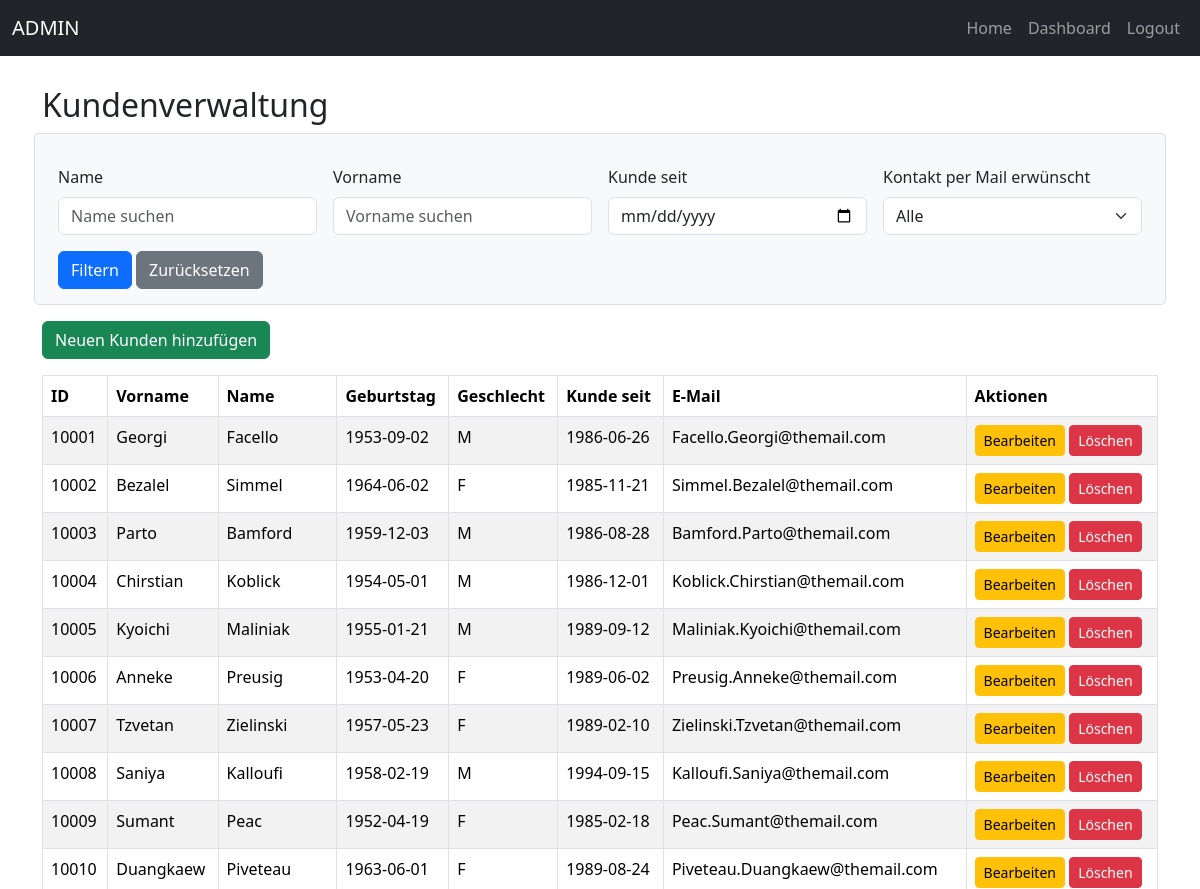
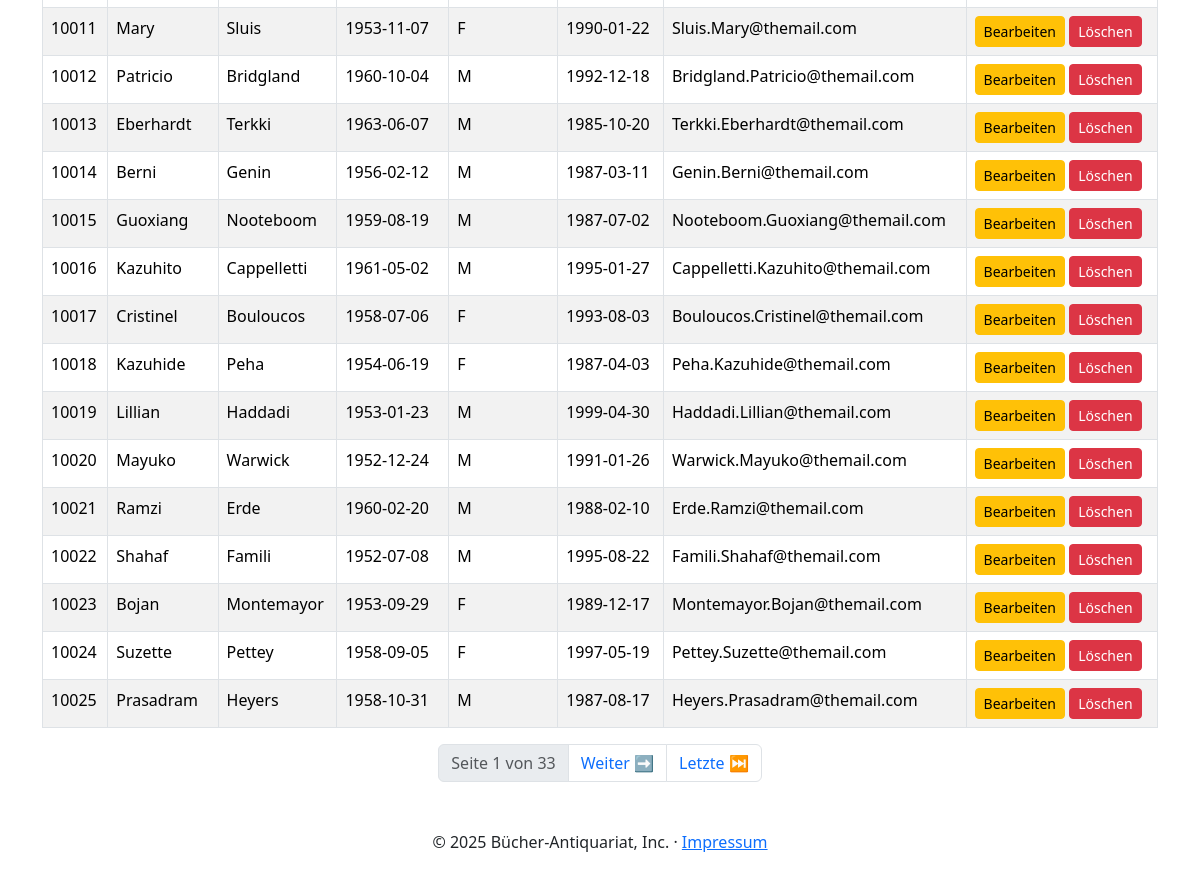
The app's page /admintools/clients.php (signed in) with its own data (2 pictures, top to bottom).
### tables this page shows
CREATE TABLE `kunden` (
  `kid` int NOT NULL,
  `geburtstag` date NOT NULL,
  `vorname` varchar(50) NOT NULL,
  `name` varchar(50) NOT NULL,
  `geschlecht` enum('M','F') NOT NULL,
  `kunde_seit` date NOT NULL,
  `email` varchar(150) NOT NULL,
  `kontaktpermail` tinyint(1) NOT NULL
);

### admintools/clients.php (the view, shortened to what this page needs)
<?php
require '../db.php';
$search_name = isset($_GET['search_name']) ? $con->real_escape_string($_GET['search_name']) : '';
$search_vorname = isset($_GET['search_vorname']) ? $con->real_escape_string($_GET['search_vorname']) : '';
$search_kunde_seit = isset($_GET['search_kunde_seit']) ? $con->real_escape_string($_GET['search_kunde_seit']) : '';
$filter_email = isset($_GET['filter_email']) ? $con->real_escape_string($_GET['filter_email']) : '';
$limit = 25;
$page = isset($_GET['page']) && is_numeric($_GET['page']) ? (int)$_GET['page'] : 1;
$offset = ($page - 1) * $limit;
$total_query = "SELECT COUNT(*) AS total FROM kunden WHERE
    (name LIKE '%$search_name%' OR '$search_name' = '') AND
    (vorname LIKE '%$search_vorname%' OR '$search_vorname' = '') AND
    (kunde_seit LIKE '%$search_kunde_seit%' OR '$search_kunde_seit' = '') AND
    (kontaktpermail = '$filter_email' OR '$filter_email' = '')";
$total_result = $con->query($total_query);
$total_rows = $total_result->fetch_assoc()['total'];
$total_pages = ceil($total_rows / $limit);
$query = "SELECT * FROM kunden WHERE
    (name LIKE '%$search_name%' OR '$search_name' = '') AND
    (vorname LIKE '%$search_vorname%' OR '$search_vorname' = '') AND
    (kunde_seit LIKE '%$search_kunde_seit%' OR '$search_kunde_seit' = '') AND
    (kontaktpermail = '$filter_email' OR '$filter_email' = '')
    LIMIT $limit OFFSET $offset";
$result = $con->query($query);
?>
<!doctype html>
<html lang="en">
<head>
    <link href="https://cdn.jsdelivr.net/npm/bootstrap@5.3.3/dist/css/bootstrap.min.css" rel="stylesheet">
    <link rel="stylesheet" href="style.css">
</head>
<body>
<header>
<nav class="navbar navbar-expand-md navbar-dark bg-dark" style="position: fixed; width: 100%; z-index: 1000; top: 0">
        <div class="container-fluid">
            <a class="navbar-brand" href="dashboard.php">ADMIN</a>
            <div class="collapse navbar-collapse" id="navbarCollapse">
                <ul class="navbar-nav ms-auto">
                    <li class="nav-item"><a class="nav-link" href="../loggedin/index.php">Home</a></li>
                    <li class="nav-item"><a class="nav-link" href="dashboard.php">Dashboard</a></li>
                    <li class="nav-item"><a class="nav-link" href="../logout.php">Logout</a></li>
                </ul>
            </div>
        </div>
    </nav>
</header>
<div class="container mt-5">
    <h2 class="mb-4"><br>Kundenverwaltung</h2>
    <form class="row g-3 mb-3" method="get">
        <div class="col-md-3">
            <label for="search_name" class="form-label">Name</label>
            <input type="text" class="form-control" id="search_name" name="search_name" value="<?php echo htmlspecialchars($search_name); ?>" placeholder="Name suchen">
        </div>
        <div class="col-md-3">
            <label for="search_vorname" class="form-label">Vorname</label>
            <input type="text" class="form-control" id="search_vorname" name="search_vorname" value="<?php echo htmlspecialchars($search_vorname); ?>" placeholder="Vorname suchen">
        </div>
        <div class="col-md-3">
            <label for="search_kunde_seit" class="form-label">Kunde seit</label>
            <input type="date" class="form-control" id="search_kunde_seit" name="search_kunde_seit" value="<?php echo htmlspecialchars($search_kunde_seit); ?>">
        </div>
        <div class="col-md-3">
            <label for="filter_email" class="form-label">Kontakt per Mail erwünscht</label>
            <select class="form-select" id="filter_email" name="filter_email">
                <option value="" <?php echo $filter_email === '' ? 'selected' : ''; ?>>Alle</option>
            </select>
        </div>
        <div class="col-12">
            <button type="submit" class="btn btn-primary">Filtern</button>
            <a href="clients.php" class="btn btn-secondary">Zurücksetzen</a>
        </div>
    </form>
    <a href="add_client.php" class="btn btn-success mb-3">Neuen Kunden hinzufügen</a>
    <table class="table table-bordered table-striped">
        <thead>
            <tr>
                <th>ID</th>
                <th>Vorname</th>
                <th>Name</th>
                <th>Geburtstag</th>
                <th>Geschlecht</th>
                <th>Kunde seit</th>
                <th>E-Mail</th>
                <th>Aktionen</th>
            </tr>
        </thead>
        <tbody>
            <?php while ($row = $result->fetch_assoc()): ?>
                <tr>
                    <td><?= htmlspecialchars($row['kid']) ?></td>
                    <td><?= htmlspecialchars($row['vorname']) ?></td>
                    <td><?= htmlspecialchars($row['name']) ?></td>
                    <td><?= htmlspecialchars($row['geburtstag']) ?></td>
                    <td><?= htmlspecialchars($row['geschlecht']) ?></td>
                    <td><?= htmlspecialchars($row['kunde_seit']) ?></td>
                    <td><?= htmlspecialchars($row['email']) ?></td>
                    <td>
                        <a href="edit_client.php?id=<?= $row['kid'] ?>" class="btn btn-warning btn-sm">Bearbeiten</a>
                        <a href="delete_client.php?id=<?= $row['kid'] ?>" class="btn btn-danger btn-sm" onclick="return confirm('Sind Sie sicher?');">Löschen</a>
                    </td>
                </tr>
            <?php endwhile; ?>
        </tbody>
    </table>
    <nav aria-label="Page navigation">
        <ul class="pagination justify-content-center">
            <li class="page-item disabled"><span class="page-link">Seite <?= $page ?> von <?= $total_pages ?></span></li>
            <?php if ($page < $total_pages): ?>
                <li class="page-item"><a class="page-link" href="?page=<?= $page + 1 ?>&search_name=<?= urlencode($search_name) ?>&search_vorname=<?= urlencode($search_vorname) ?>&search_kunde_seit=<?= urlencode($search_kunde_seit) ?>&filter_email=<?= urlencode($filter_email) ?>">Weiter ➡</a></li>
                <li class="page-item"><a class="page-link" href="?page=<?= $total_pages ?>&search_name=<?= urlencode($search_name) ?>&search_vorname=<?= urlencode($search_vorname) ?>&search_kunde_seit=<?= urlencode($search_kunde_seit) ?>&filter_email=<?= urlencode($filter_email) ?>">Letzte ⏭</a></li>
            <?php endif; ?>
        </ul>
    </nav>
</div>
<footer class="container mt-5 text-center">
    <p>&copy; 2025 Bücher-Antiquariat, Inc. &middot; <a href="../impressum.php">Impressum</a></p>
</footer><br><br><br>
</body>
</html>

### style.css (style rules this page uses)
body { color: rgb(var(--bs-tertiary-color-rgb)); }
html, body { height: 100%; }
form.row.g-3 { background-color: #f8f9fa; padding: 15px; border-radius: 5px; border: 1px solid #ddd; }

### records on screen
kunden: kid "10001", vorname "Georgi", name "Facello", geburtstag "1953-09-02", geschlecht "M", kunde_seit "1986-06-26", email "Facello.Georgi@themail.com"
kunden: kid "10002", vorname "Bezalel", name "Simmel", geburtstag "1964-06-02", geschlecht "F", kunde_seit "1985-11-21", email "Simmel.Bezalel@themail.com"
kunden: kid "10003", vorname "Parto", name "Bamford", geburtstag "1959-12-03", geschlecht "M", kunde_seit "1986-08-28", email "Bamford.Parto@themail.com"
kunden: kid "10004", vorname "Chirstian", name "Koblick", geburtstag "1954-05-01", geschlecht "M", kunde_seit "1986-12-01", email "Koblick.Chirstian@themail.com"
kunden: kid "10005", vorname "Kyoichi", name "Maliniak", geburtstag "1955-01-21", geschlecht "M", kunde_seit "1989-09-12", email "Maliniak.Kyoichi@themail.com"
kunden: kid "10006", vorname "Anneke", name "Preusig", geburtstag "1953-04-20", geschlecht "F", kunde_seit "1989-06-02", email "Preusig.Anneke@themail.com"
kunden: kid "10007", vorname "Tzvetan", name "Zielinski", geburtstag "1957-05-23", geschlecht "F", kunde_seit "1989-02-10", email "Zielinski.Tzvetan@themail.com"
kunden: kid "10008", vorname "Saniya", name "Kalloufi", geburtstag "1958-02-19", geschlecht "M", kunde_seit "1994-09-15", email "Kalloufi.Saniya@themail.com"
kunden: kid "10009", vorname "Sumant", name "Peac", geburtstag "1952-04-19", geschlecht "F", kunde_seit "1985-02-18", email "Peac.Sumant@themail.com"
kunden: kid "10010", vorname "Duangkaew", name "Piveteau", geburtstag "1963-06-01", geschlecht "F", kunde_seit "1989-08-24", email "Piveteau.Duangkaew@themail.com"
kunden: kid "10011", vorname "Mary", name "Sluis", geburtstag "1953-11-07", geschlecht "F", kunde_seit "1990-01-22", email "Sluis.Mary@themail.com"
kunden: kid "10012", vorname "Patricio", name "Bridgland", geburtstag "1960-10-04", geschlecht "M", kunde_seit "1992-12-18", email "Bridgland.Patricio@themail.com"
kunden: kid "10013", vorname "Eberhardt", name "Terkki", geburtstag "1963-06-07", geschlecht "M", kunde_seit "1985-10-20", email "Terkki.Eberhardt@themail.com"
kunden: kid "10014", vorname "Berni", name "Genin", geburtstag "1956-02-12", geschlecht "M", kunde_seit "1987-03-11", email "Genin.Berni@themail.com"
kunden: kid "10015", vorname "Guoxiang", name "Nooteboom", geburtstag "1959-08-19", geschlecht "M", kunde_seit "1987-07-02", email "Nooteboom.Guoxiang@themail.com"
kunden: kid "10016", vorname "Kazuhito", name "Cappelletti", geburtstag "1961-05-02", geschlecht "M", kunde_seit "1995-01-27", email "Cappelletti.Kazuhito@themail.com"
kunden: kid "10017", vorname "Cristinel", name "Bouloucos", geburtstag "1958-07-06", geschlecht "F", kunde_seit "1993-08-03", email "Bouloucos.Cristinel@themail.com"
kunden: kid "10018", vorname "Kazuhide", name "Peha", geburtstag "1954-06-19", geschlecht "F", kunde_seit "1987-04-03", email "Peha.Kazuhide@themail.com"
kunden: kid "10019", vorname "Lillian", name "Haddadi", geburtstag "1953-01-23", geschlecht "M", kunde_seit "1999-04-30", email "Haddadi.Lillian@themail.com"
kunden: kid "10020", vorname "Mayuko", name "Warwick", geburtstag "1952-12-24", geschlecht "M", kunde_seit "1991-01-26", email "Warwick.Mayuko@themail.com"
kunden: kid "10021", vorname "Ramzi", name "Erde", geburtstag "1960-02-20", geschlecht "M", kunde_seit "1988-02-10", email "Erde.Ramzi@themail.com"
kunden: kid "10022", vorname "Shahaf", name "Famili", geburtstag "1952-07-08", geschlecht "M", kunde_seit "1995-08-22", email "Famili.Shahaf@themail.com"
kunden: kid "10023", vorname "Bojan", name "Montemayor", geburtstag "1953-09-29", geschlecht "F", kunde_seit "1989-12-17", email "Montemayor.Bojan@themail.com"
kunden: kid "10024", vorname "Suzette", name "Pettey", geburtstag "1958-09-05", geschlecht "F", kunde_seit "1997-05-19", email "Pettey.Suzette@themail.com"
kunden: kid "10025", vorname "Prasadram", name "Heyers", geburtstag "1958-10-31", geschlecht "M", kunde_seit "1987-08-17", email "Heyers.Prasadram@themail.com"

### other values on screen
$page "1"
$total_pages "33"
